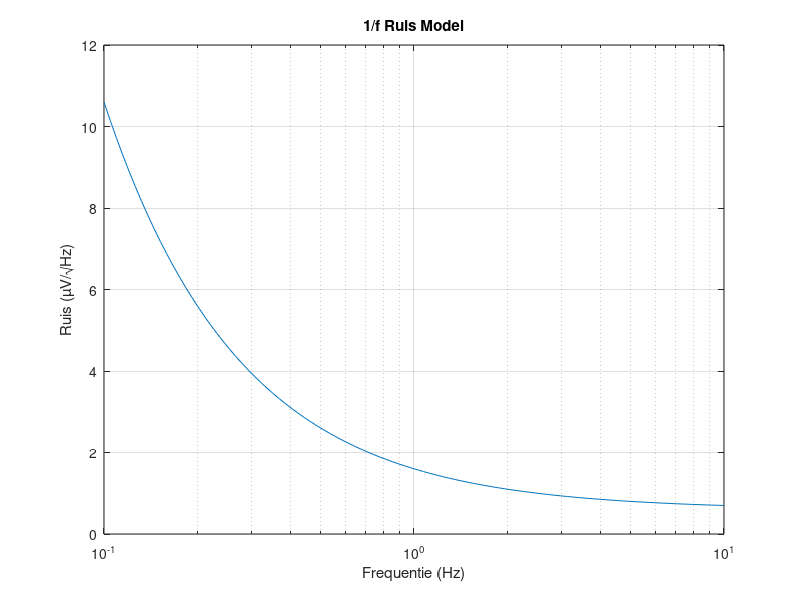

This chart was generated by the following MATLAB code:
close all;
clear

% Parameters
A_white = 0.6e-6; % Witte ruis in V/√Hz
A_2 = 1.6e-6; % Ruiswaarde van 0.1 tot 10 Hz in V/√Hz
K = A_2 - A_white; % Bepaal K

% Frequenties instellen
f = logspace(-1, 1, 100); % Frequenties van 0.1 tot 10 Hz in logaritmische schaal

% Ruisberekening
R_f = A_white + K ./ f; % Totale ruis

% Plotten
figure;
semilogx(f, R_f * 1e6); % Plot in µV/√Hz
xlabel('Frequentie (Hz)');
ylabel('Ruis (µV/√Hz)');
title('1/f Ruis Model');
grid on;

